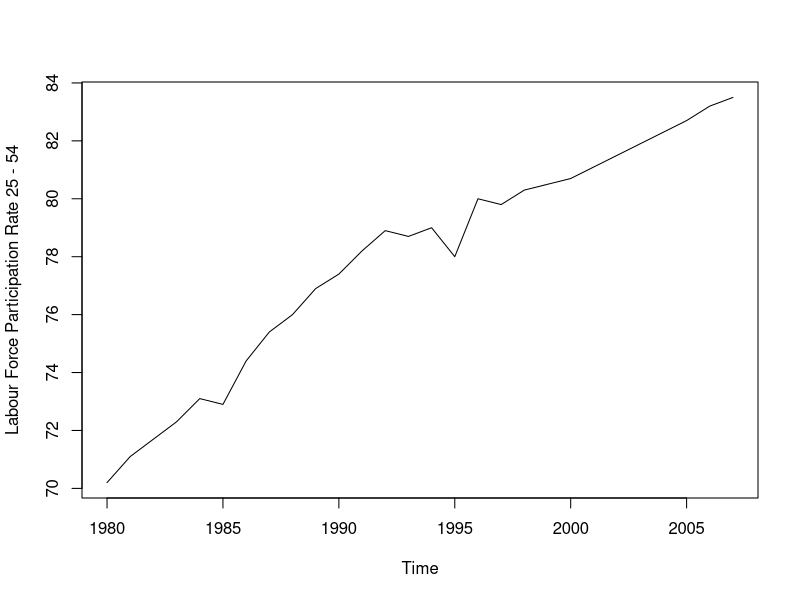
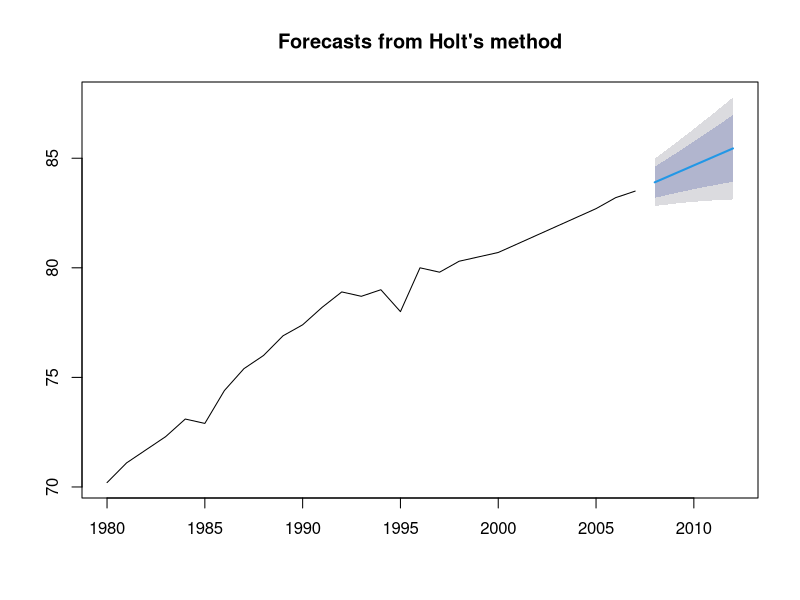
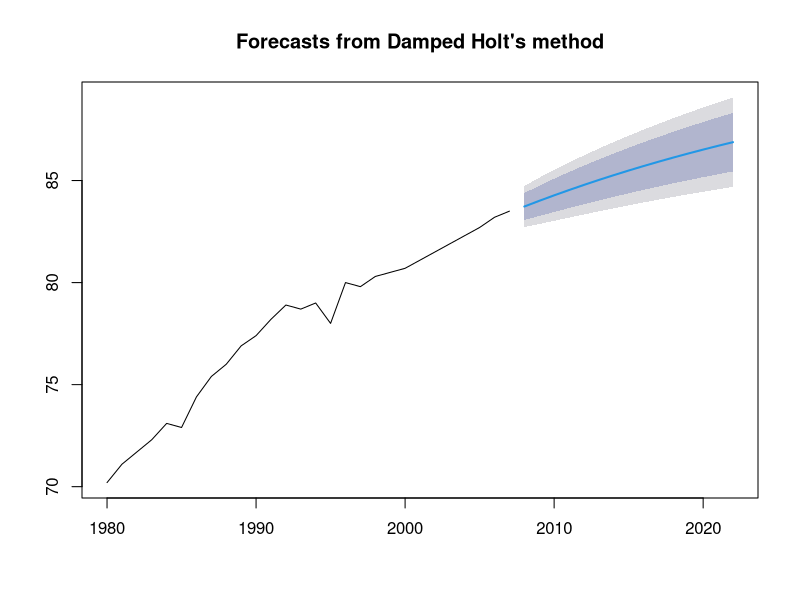
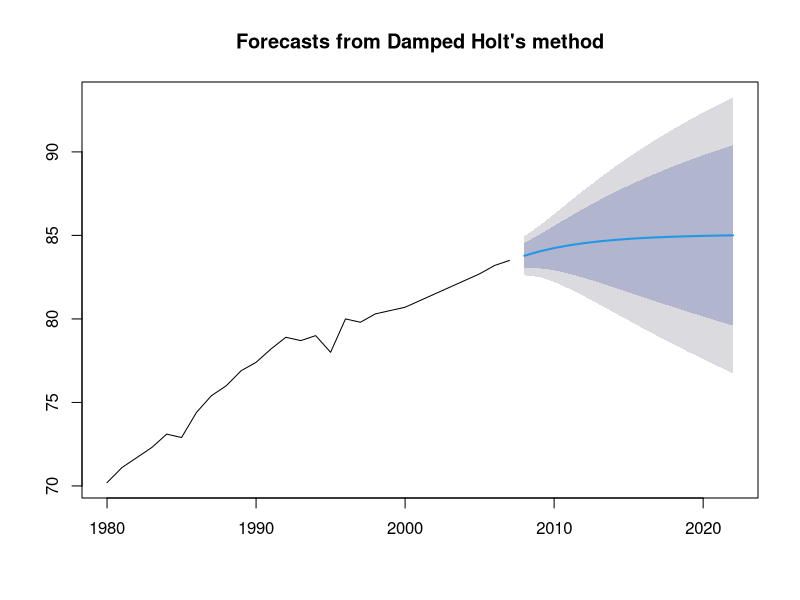
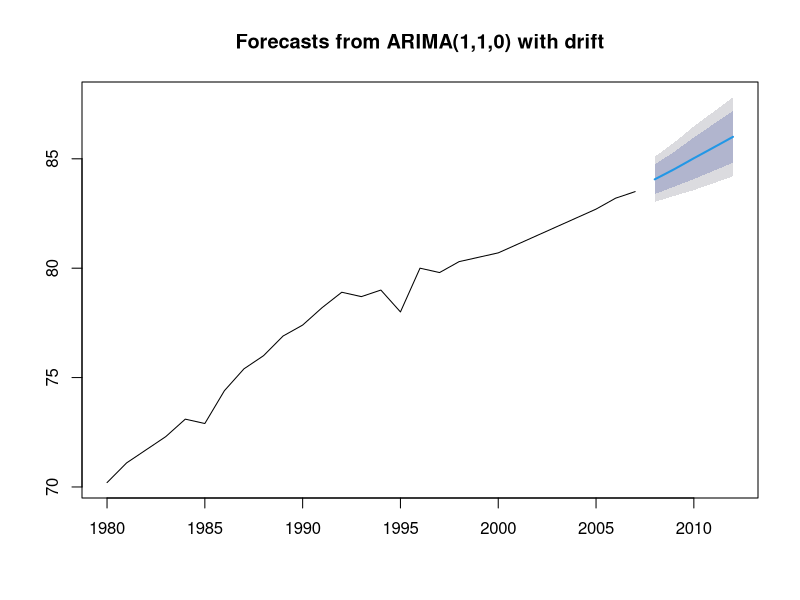
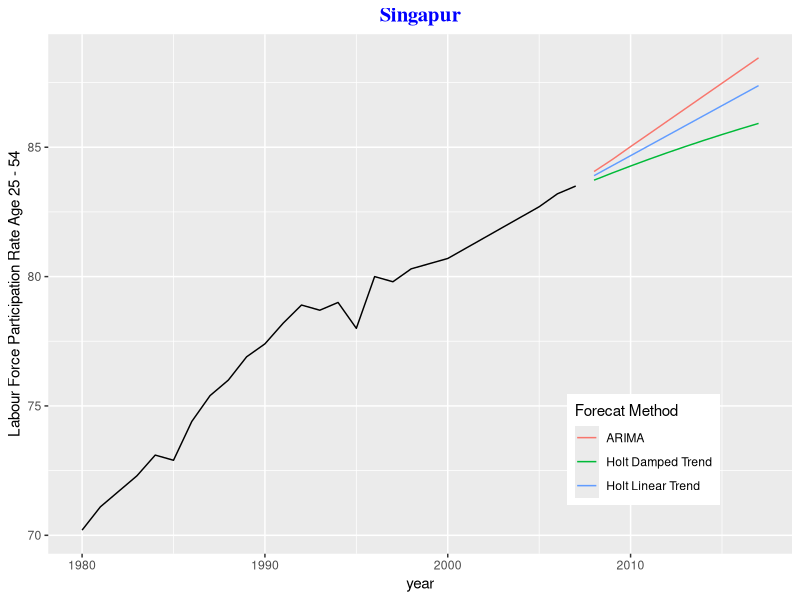
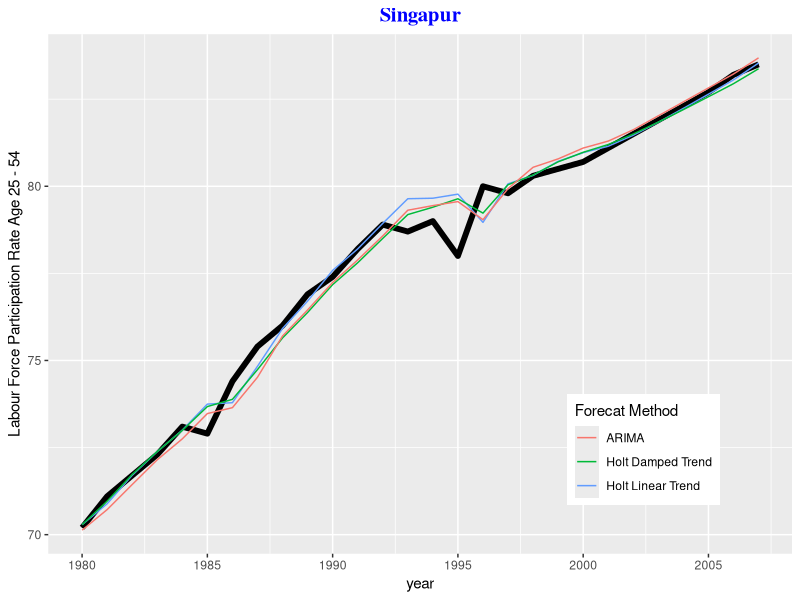

Write R code to recreate these figures, in order.
## ---- chunk 1
library(forecast)
library(ggplot2)
## ---- chunk 2
#70.19999695	71.09999847	71.69999695	72.30000305	73.09999847	72.90000153	74.40000153	75.40000153	76	76.90000153	77.40000153	78.19999695	78.90000153	78.69999695	79	78	80	79.80000305	80.30000305	80.5	80.69999695	81.09999847	81.5	81.90000153	82.30000305	82.69999695	83.19999695	83.5

# Import with scan
singapur = c(70.19999695,71.09999847,71.69999695,72.30000305,73.09999847,72.90000153,74.40000153,75.40000153,76,76.90000153,77.40000153,78.19999695,78.90000153,78.69999695,79,78,80,79.80000305,80.30000305,80.5,80.69999695,81.09999847,81.5,81.90000153,82.30000305,82.69999695,83.19999695,83.5)
## ---- chunk 3
singapur = ts(singapur, start = 1980)
## ---- chunk 4
plot(singapur, ylab="Labour Force Participation Rate 25 - 54")
# clearly trending dataset
# Model cannot exceed 100%
## ---- chunk 5
holttrend =  holt(singapur, h=5)
# alpha = 0.6378, beta = 0.121; 
# This indicates that the trend which is basically the slope of the time series plot is fairly constanst
## ---- chunk 6
summary(holttrend)
# shows forecasted 5 years from 2008 to 2012
# show 2 confidence intervals (80 and 95%)
## ---- chunk 7
plot(holttrend)
# blue are forecasted 5 years
# slope of the forecasted period is nearly the same as the slope between 1998 onwards
## ---- chunk 8
# example of holt model with auto generated phi
plot(holt(singapur, h=15, damped=T))
## ---- chunk 9
# to see the generated value for phi
summary(holt(singapur, h=15, damped=T))
## ---- chunk 10
# example of holt model with manual setting of phi
plot(holt(singapur, h=15, damped=T, phi=0.8))
## ---- chunk 11
# Generate auto arima; dataset should be univariate time series
singapurarima = auto.arima(singapur)
## ---- chunk 12
# summary
summary(singapurarima)
# result is ARIMA(1,1,0) with drift
## ---- chunk 13
#plot arima with 5 years forecast
plot(forecast(singapurarima, h=5))
# at this stage, the forecast is not ideal because in longer horizont, it will get over 100%
## ---- chunk 14
auto.arima(singapur, stepwise=F, approximation=F)
# This method is same as above but takes longer to process, is more accurate and can produce different forecast; however in our scenario, forecast is the same
## ---- chunk 15
holttrend = holt(singapur, h=10)
holtdamped = holt(singapur, h=10, damped = T)
arimafore = forecast(auto.arima(singapur), h=10)
## ---- chunk 16
autoplot(singapur)+
  forecast:: autolayer(holttrend$mean, series = "Holt Linear Trend")+
  forecast:: autolayer(holtdamped$mean, series = "Holt Damped Trend")+
  forecast:: autolayer(arimafore$mean, series = "ARIMA")+
  xlab("year") + ylab("Labour Force Participation Rate Age 25 - 54")+
  guides(colour = guide_legend(title="Forecat Method"))+
  theme(legend.position = c(0.8,0.2))+
  ggtitle("Singapur")+
  theme(plot.title=element_text(family="Times", hjust=0.5, color="blue", face="bold", size=15))
## ---- chunk 17
autoplot(singapur)+ geom_line(size=2)+
  forecast:: autolayer(holttrend$fitted, series = "Holt Linear Trend")+
  forecast:: autolayer(holtdamped$fitted, series = "Holt Damped Trend")+
  forecast:: autolayer(arimafore$fitted, series = "ARIMA")+
  xlab("year") + ylab("Labour Force Participation Rate Age 25 - 54")+
  guides(colour = guide_legend(title="Forecat Method"))+
  theme(legend.position = c(0.8,0.2))+
  ggtitle("Singapur")+
  theme(plot.title=element_text(family="Times", hjust=0.5, color="blue", face="bold", size=15))
# We can see that blue line adjust slowlier to changes
